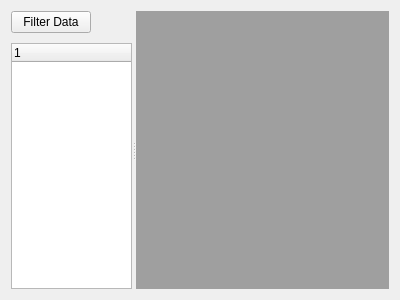
<?xml version="1.0" encoding="UTF-8"?>
<ui version="4.0">
 <class>tabLayoutWidget</class>
 <widget class="QWidget" name="tabLayoutWidget">
  <property name="geometry">
   <rect>
    <x>0</x>
    <y>0</y>
    <width>400</width>
    <height>300</height>
   </rect>
  </property>
  <property name="windowTitle">
   <string>Form</string>
  </property>
  <layout class="QVBoxLayout" name="verticalLayout_2">
   <item>
    <widget class="QSplitter" name="splitter">
     <property name="orientation">
      <enum>Qt::Horizontal</enum>
     </property>
     <widget class="QWidget" name="layoutWidget">
      <layout class="QVBoxLayout" name="verticalLayout">
       <property name="spacing">
        <number>10</number>
       </property>
       <item>
        <layout class="QHBoxLayout" name="horizontalLayout">
         <item>
          <widget class="QPushButton" name="filterDataButton">
           <property name="text">
            <string>Filter Data</string>
           </property>
          </widget>
         </item>
         <item>
          <spacer name="horizontalSpacer">
           <property name="orientation">
            <enum>Qt::Horizontal</enum>
           </property>
           <property name="sizeHint" stdset="0">
            <size>
             <width>40</width>
             <height>20</height>
            </size>
           </property>
          </spacer>
         </item>
        </layout>
       </item>
       <item>
        <widget class="QTreeWidget" name="treeWidget">
         <column>
          <property name="text">
           <string notr="true">1</string>
          </property>
         </column>
        </widget>
       </item>
      </layout>
     </widget>
     <widget class="QMdiArea" name="mdiArea"/>
    </widget>
   </item>
  </layout>
 </widget>
 <resources/>
 <connections/>
</ui>
